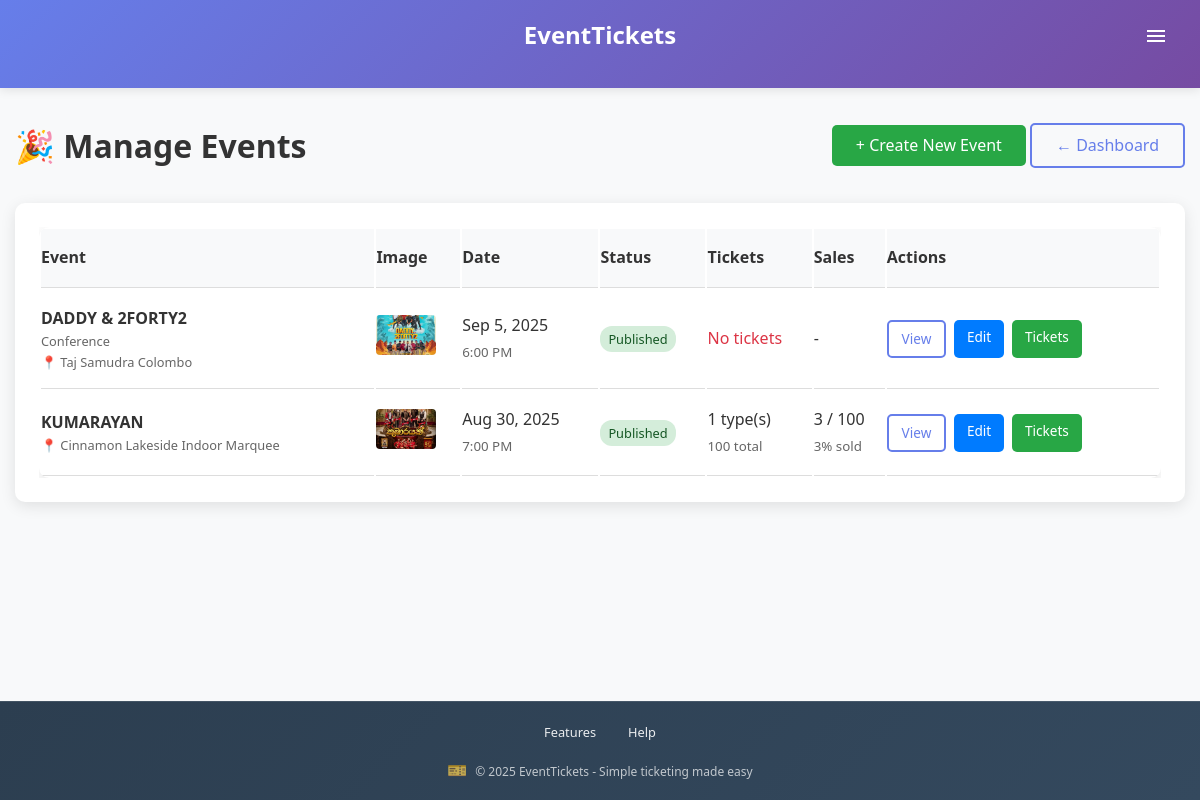
The page /admin/events_list.php (signed in) on the database its author committed.
### tables this page shows
CREATE TABLE IF NOT EXISTS `events` (
  `id` int NOT NULL AUTO_INCREMENT,
  `title` varchar(200) NOT NULL,
  `category` varchar(100) DEFAULT NULL,
  `venue` varchar(150) DEFAULT NULL,
  `image_path` varchar(255) DEFAULT NULL,
  `organizer` varchar(150) DEFAULT NULL,
  `booking_phone` varchar(30) DEFAULT NULL,
  `show_organizer` tinyint(1) DEFAULT '1',
  `show_booking_phone` tinyint(1) DEFAULT '1',
  `starts_at` datetime NOT NULL,
  `ends_at` datetime NOT NULL,
  `status` enum('draft','pending_approval','published','archived','rejected') DEFAULT 'draft',
  `description` text,
  `waitlist_enabled` tinyint(1) DEFAULT '1',
  `created_by` int DEFAULT NULL,
  `approval_status` enum('pending','approved','rejected') DEFAULT 'pending',
  `approved_by` int DEFAULT NULL,
  `approved_at` timestamp NULL DEFAULT NULL,
  `rejection_reason` text,
  `created_at` timestamp NULL DEFAULT CURRENT_TIMESTAMP,
  `archived_at` timestamp NULL DEFAULT NULL,
  `archived_by` int DEFAULT NULL,
  `archive_reason` text,
  `reactivation_requested` tinyint(1) DEFAULT '0',
  `reactivation_requested_at` timestamp NULL DEFAULT NULL,
  PRIMARY KEY (`id`),
  KEY `created_by` (`created_by`),
  KEY `approved_by` (`approved_by`),
  KEY `fk_events_archived_by` (`archived_by`),
  KEY `idx_events_archived` (`archived_at`,`archived_by`),
  KEY `idx_events_reactivation` (`reactivation_requested`),
  CONSTRAINT `events_ibfk_1` FOREIGN KEY (`created_by`) REFERENCES `users` (`id`),
  CONSTRAINT `events_ibfk_2` FOREIGN KEY (`approved_by`) REFERENCES `users` (`id`),
  CONSTRAINT `fk_events_archived_by` FOREIGN KEY (`archived_by`) REFERENCES `users` (`id`) ON DELETE SET NULL
);

### admin/events_list.php (the view, shortened to what this page needs)
<?php
include '../includes/header.php';
include '../includes/db.php';
$events_sql = "SELECT e.*,
               (SELECT COUNT(*) FROM ticket_types tt WHERE tt.event_id = e.id) AS ticket_types_count,
               (SELECT COALESCE(SUM(tt.qty_total), 0) FROM ticket_types tt WHERE tt.event_id = e.id) AS total_tickets,
               (SELECT COALESCE(SUM(tt.qty_sold), 0) FROM ticket_types tt WHERE tt.event_id = e.id) AS sold_tickets
               FROM events e
               ORDER BY e.starts_at DESC";
$events_result = $conn->query($events_sql);
?>
<link rel="stylesheet" href="../assets/css/admin_events_list.css">
<div class="container admin-events-container">
    <div class="admin-events-header">
        <h1>🎉 Manage Events</h1>
        <div>
            <a href="event_edit.php" class="btn btn-success">+ Create New Event</a>
            <a href="index.php" class="btn btn-outline">← Dashboard</a>
        </div>
    </div>
    <?php if ($events_result && $events_result->num_rows > 0): ?>
        <div class="admin-section">
            <div style="overflow-x: auto;">
                <table class="admin-table">
                    <thead>
                        <tr>
                            <th>Event</th>
                            <th>Image</th>
                            <th>Date</th>
                            <th>Status</th>
                            <th>Tickets</th>
                            <th>Sales</th>
                            <th>Actions</th>
                        </tr>
                    </thead>
                    <tbody>
                        <?php while ($event = $events_result->fetch_assoc()): ?>
                            <tr>
                                <td>
                                    <div>
                                        <strong><?php echo $event['title']; ?></strong>
                                        <?php if ($event['category']): ?>
                                            <div style="font-size: 0.8rem; color: #666;"><?php echo $event['category']; ?></div>
                                        <?php endif; ?>
                                        <?php if ($event['venue']): ?>
                                            <div style="font-size: 0.8rem; color: #666;">📍 <?php echo $event['venue']; ?></div>
                                        <?php endif; ?>
                                    </div>
                                </td>
                                <td>
                                    <?php if ($event['image_path']): ?>
                                        <img src="../<?php echo htmlspecialchars($event['image_path']); ?>"
                                             alt="Event Image"
                                             style="width: 60px; height: 40px; object-fit: cover; border-radius: 4px;">
                                    <?php else: ?>
                                        <span style="color: #999; font-size: 0.8rem;">No image</span>
                                    <?php endif; ?>
                                </td>
                                <td>
                                    <?php echo date('M j, Y', strtotime($event['starts_at'])); ?><br>
                                    <small style="color: #666;"><?php echo date('g:i A', strtotime($event['starts_at'])); ?></small>
                                </td>
                                <td>
                                    <span class="status-badge status-<?php echo $event['status']; ?>">
                                        <?php echo ucfirst($event['status']); ?>
                                    </span>
                                </td>
                                <td>
                                    <?php if ($event['ticket_types_count'] > 0): ?>
                                        <?php echo $event['ticket_types_count']; ?> type(s)<br>
                                        <small style="color: #666;"><?php echo number_format($event['total_tickets'] ?: 0); ?> total</small>
                                    <?php else: ?>
                                        <span style="color: #dc3545;">No tickets</span>
                                    <?php endif; ?>
                                </td>
                                <td>
                                    <?php if ($event['total_tickets'] > 0): ?>
                                        <?php echo number_format($event['sold_tickets'] ?: 0); ?> / <?php echo number_format($event['total_tickets']); ?><br>
                                        <small style="color: #666;">
                                            <?php echo $event['total_tickets'] > 0 ? round(($event['sold_tickets'] ?: 0) / $event['total_tickets'] * 100, 1) : 0; ?>% sold
                                        </small>
                                    <?php else: ?>
                                        -
                                    <?php endif; ?>
                                </td>
                                <td>
                                    <div class="admin-events-actions">
                                        <a href="../event_view.php?id=<?php echo $event['id']; ?>" class="btn btn-outline admin-events-action-btn">
                                            View
                                        </a>
                                        <a href="event_edit.php?id=<?php echo $event['id']; ?>" class="btn btn-primary admin-events-action-btn">
                                            Edit
                                        </a>
                                        <a href="tickets_list.php?event_id=<?php echo $event['id']; ?>" class="btn btn-success admin-events-action-btn">
                                            Tickets
                                        </a>
                                    </div>
                                </td>
                            </tr>
                        <?php endwhile; ?>
                    </tbody>
                </table>
            </div>
        </div>
    <?php endif; ?>
</div>
<?php include '../includes/footer.php'; ?>

### assets/css/style.css (style rules this page uses)
:root { --primary: #667eea; --primary-dark: #764ba2; --secondary: #007bff; --secondary-dark: #0056b3; --success: #28a745; --success-dark: #1e7e34; --danger: #dc3545; --warning: #ffc107; --light: #f8f9fa; --dark: #333; --gray: #666; --border: #ddd; --radius: 10px; --radius-sm: 5px; --shadow: 0 4px 15px rgba(0,0,0,0.1); --shadow-hover: 0 8px 25px rgba(0,0,0,0.15); --transition: all 0.3s ease; }
* { margin: 0; padding: 0; box-sizing: border-box; }
body { font-family: 'Segoe UI', Tahoma, Geneva, Verdana, sans-serif; line-height: 1.6; color: var(--dark); background: var(--light); min-height: 100vh; display: flex; flex-direction: column; }
.btn { padding: 0.5rem 1.5rem; border: none; border-radius: var(--radius-sm); text-decoration: none; font-weight: 500; cursor: pointer; transition: var(--transition); display: inline-block; text-align: center; }
.btn-primary { background: var(--secondary); color: white; }
.btn-outline { background: transparent; color: var(--primary); border: 2px solid var(--primary); }
.btn-success { background: var(--success); color: white; }
.container { max-width: 1200px; margin: 0 auto; padding: 0 20px; }
.table, .admin-table { width: 100%; min-width: 1100px; background: white; border-radius: var(--radius); overflow: hidden; box-shadow: var(--shadow); }
.table th, .table td, .admin-table th, .admin-table td { width: fit-content; padding: 1rem 0; text-align: left; border-bottom: 1px solid var(--border); }
.table th, .admin-table th { background: var(--light); font-weight: 600; color: var(--dark); }
@media (max-width: 1300px) { .container { padding: 0 15px; } }
.admin-card, .admin-section { background: white; padding: 1.5rem; border-radius: var(--radius); box-shadow: var(--shadow); transition: var(--transition); }
.admin-section { margin: 2rem 0; }
.status-badge { padding: 0.25rem 0.5rem; border-radius: 12px; font-size: 0.8rem; font-weight: 500; }
.status-paid, .status-published, .status-approved { background: #d4edda; color: #155724; }

### assets/css/admin_events_list.css (style rules this page uses)
.admin-events-container { margin-top: 2rem; }
.admin-events-header { display: flex; justify-content: space-between; align-items: center; margin-bottom: 2rem; }
.admin-events-actions { display: flex; gap: 0.5rem; flex-wrap: wrap; }
.admin-events-action-btn { font-size: 0.85rem; padding: 0.4rem 0.8rem; }

### rows shown on the page
events: title "DADDY & 2FORTY2", category "Conference", venue "Taj Samudra Colombo", image_path (picture), starts_at "Sep 5, 2025", starts_at "6:00 PM", status "Published", shows "No tickets"
events: title "KUMARAYAN", venue "Cinnamon Lakeside Indoor Marquee", image_path (picture), starts_at "Aug 30, 2025", starts_at "7:00 PM", status "Published", ticket_types_count "1", total_tickets "100", sold_tickets "3", total_tickets "3"
